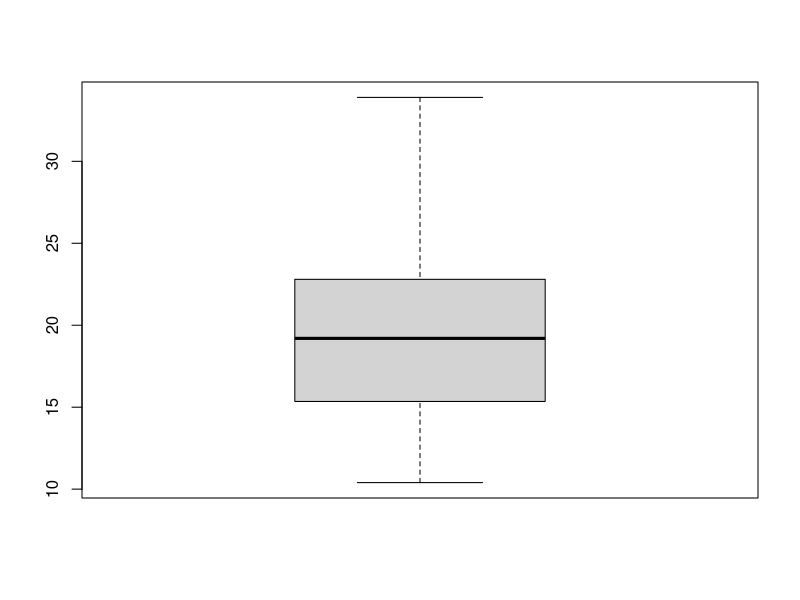
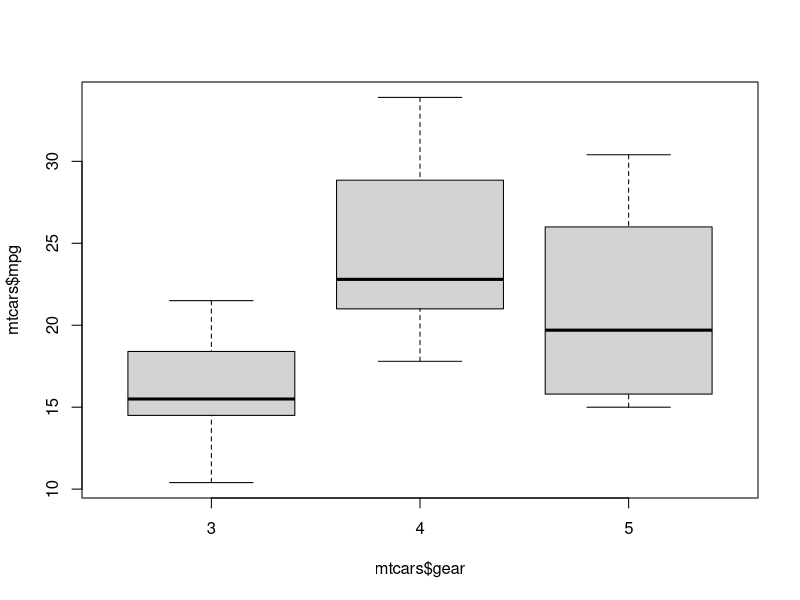
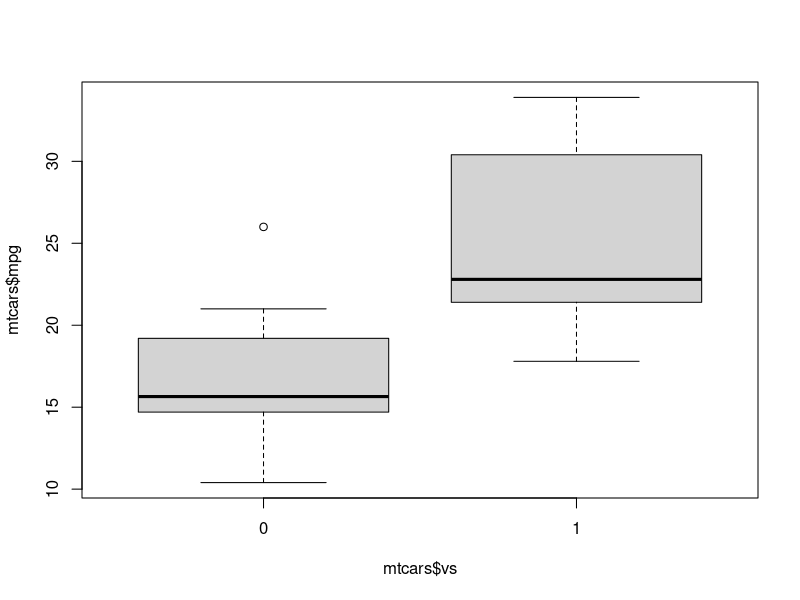
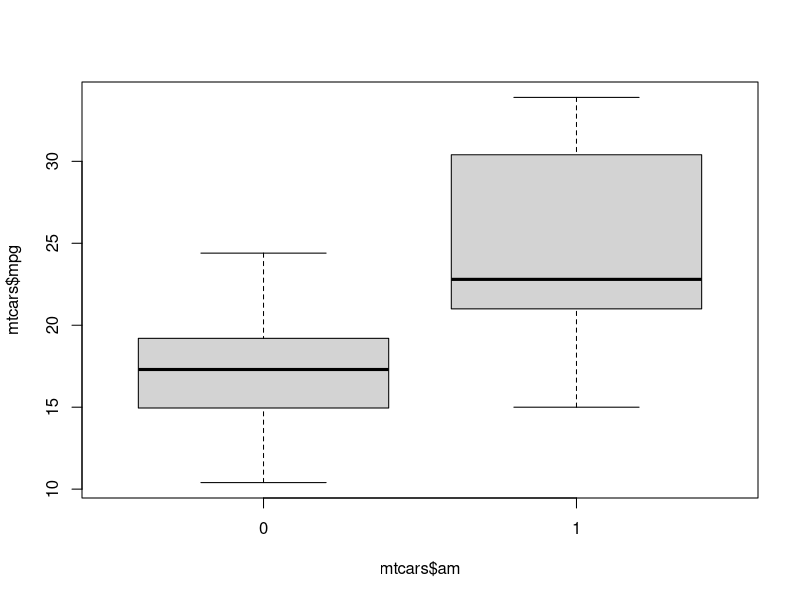
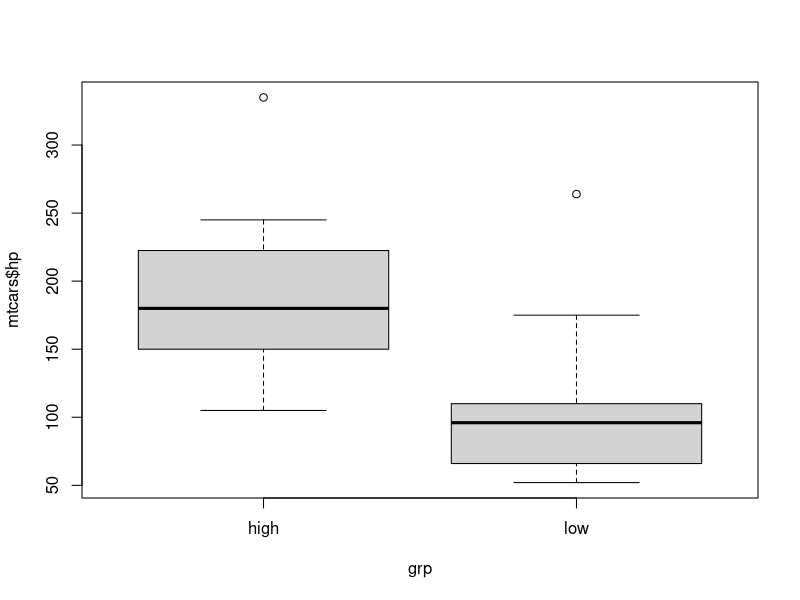

Generate these figures, in order, with R:
mtcars

boxplot(mtcars$mpg)

boxplot(mtcars$mpg~mtcars$gear)

boxplot(mtcars$mpg~mtcars$vs)

boxplot(mtcars$mpg~mtcars$am)

grp=rep('high',nrow(mtcars)) #중량이 평균이상인 그룹'high'
grp[mtcars$wt<mean(mtcars$wt)]='low' #중량이 평균 이하인 그룹'low'
boxplot(mtcars$hp~grp)
